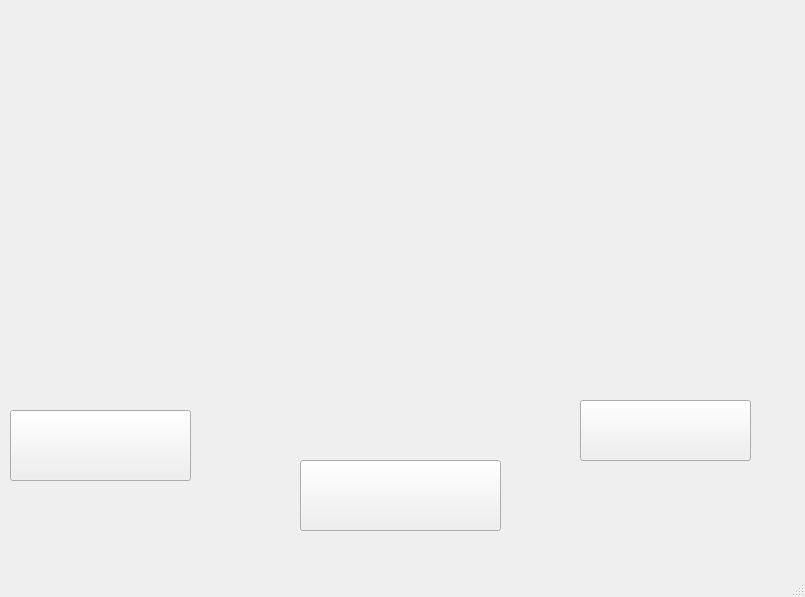
<?xml version="1.0" encoding="UTF-8"?>
<ui version="4.0">
 <class>MainWindow</class>
 <widget class="QMainWindow" name="MainWindow">
  <property name="geometry">
   <rect>
    <x>0</x>
    <y>0</y>
    <width>805</width>
    <height>597</height>
   </rect>
  </property>
  <property name="windowTitle">
   <string>MainWindow</string>
  </property>
  <widget class="QWidget" name="centralwidget">
   <widget class="QLabel" name="label">
    <property name="geometry">
     <rect>
      <x>-10</x>
      <y>10</y>
      <width>821</width>
      <height>571</height>
     </rect>
    </property>
    <property name="maximumSize">
     <size>
      <width>16777215</width>
      <height>571</height>
     </size>
    </property>
    <property name="autoFillBackground">
     <bool>false</bool>
    </property>
    <property name="text">
     <string/>
    </property>
    <property name="pixmap">
     <pixmap>gui1.png</pixmap>
    </property>
   </widget>
   <widget class="QPushButton" name="pushButton">
    <property name="geometry">
     <rect>
      <x>10</x>
      <y>410</y>
      <width>181</width>
      <height>71</height>
     </rect>
    </property>
    <property name="text">
     <string/>
    </property>
    <property name="icon">
     <iconset>
      <normaloff>2button.jpg</normaloff>2button.jpg</iconset>
    </property>
    <property name="iconSize">
     <size>
      <width>177</width>
      <height>326</height>
     </size>
    </property>
   </widget>
   <widget class="QPushButton" name="pushButton_2">
    <property name="geometry">
     <rect>
      <x>300</x>
      <y>460</y>
      <width>201</width>
      <height>71</height>
     </rect>
    </property>
    <property name="text">
     <string/>
    </property>
    <property name="icon">
     <iconset>
      <normaloff>3BUTTTON.jpg</normaloff>3BUTTTON.jpg</iconset>
    </property>
    <property name="iconSize">
     <size>
      <width>200</width>
      <height>186</height>
     </size>
    </property>
    <property name="checkable">
     <bool>true</bool>
    </property>
   </widget>
   <widget class="QPushButton" name="pushButton_3">
    <property name="geometry">
     <rect>
      <x>580</x>
      <y>400</y>
      <width>171</width>
      <height>61</height>
     </rect>
    </property>
    <property name="text">
     <string/>
    </property>
    <property name="icon">
     <iconset>
      <normaloff>4BUTTON.jpg</normaloff>4BUTTON.jpg</iconset>
    </property>
    <property name="iconSize">
     <size>
      <width>170</width>
      <height>155</height>
     </size>
    </property>
    <property name="checkable">
     <bool>true</bool>
    </property>
   </widget>
   <zorder>label</zorder>
   <zorder>pushButton_3</zorder>
   <zorder>pushButton_2</zorder>
   <zorder>pushButton</zorder>
  </widget>
  <widget class="QMenuBar" name="menubar">
   <property name="geometry">
    <rect>
     <x>0</x>
     <y>0</y>
     <width>805</width>
     <height>21</height>
    </rect>
   </property>
  </widget>
  <widget class="QStatusBar" name="statusbar"/>
 </widget>
 <resources/>
 <connections/>
</ui>
